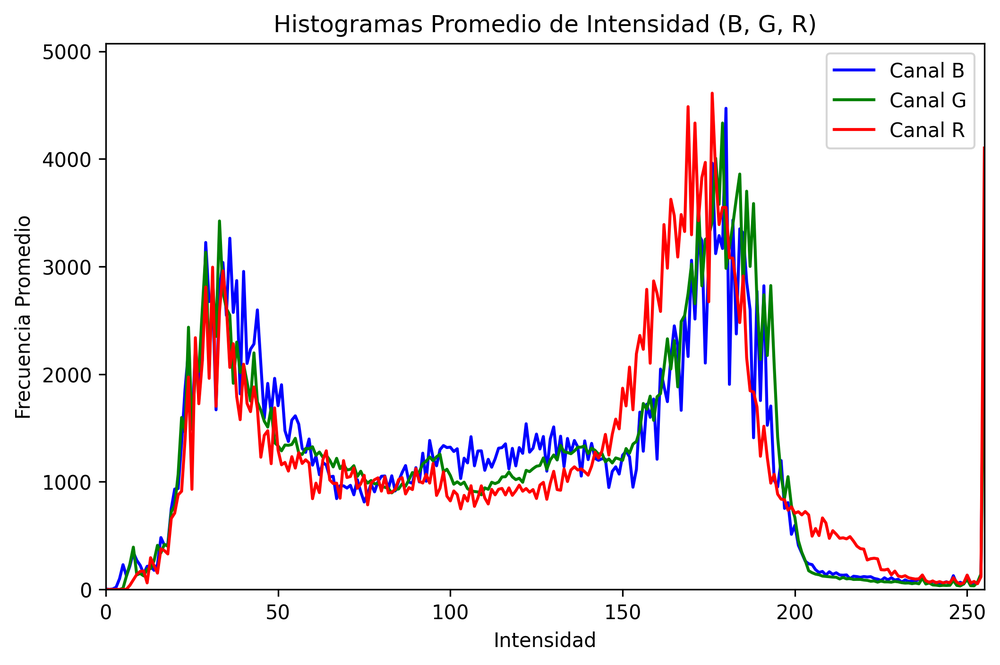
#> input picture Practica1/ejercicio3/histogramas_promedio_2025-09-16_16-02-31.png, 1000 x 665 px, shrunk from 2117 x 1407 before the run, given in place of the camera
$ python ejercicio3.py
#> lines starting #> are read from the running program, lines starting #| are printed output that depends on the picture
import cv2 as cv
import numpy as np
import matplotlib.pyplot as plt
from datetime import datetime

def calculateBrightnessContrast(frame):
    gray = cv.cvtColor(frame, cv.COLOR_BGR2GRAY)
    brightness = np.mean(gray)
    contrast = np.std(gray)
    return brightness, contrast

def calculateBrightnessContrastManual(frame):
    gray = cv.cvtColor(frame, cv.COLOR_BGR2GRAY)
    height, width = gray.shape
    total_pixels = height * width
    brightness = np.sum(gray) / total_pixels
    mean_diff = np.abs(gray - brightness)
    contrast = np.mean(mean_diff)
    return brightness, contrast

cap = cv.VideoCapture(0)
if not cap.isOpened():
    exit()

hist_b_list = []
hist_g_list = []
hist_r_list = []

while True:
    ret, frame = cap.read()
#> frame is the input picture: shape (665, 1000, 3); mean B, G, R 240.6, 238.1, 242.2
    if not ret:
        break

    bright_auto, contrast_auto = calculateBrightnessContrast(frame)
#> in calculateBrightnessContrast, `gray = cv.cvtColor(frame, cv.COLOR_BGR2GRAY)`:
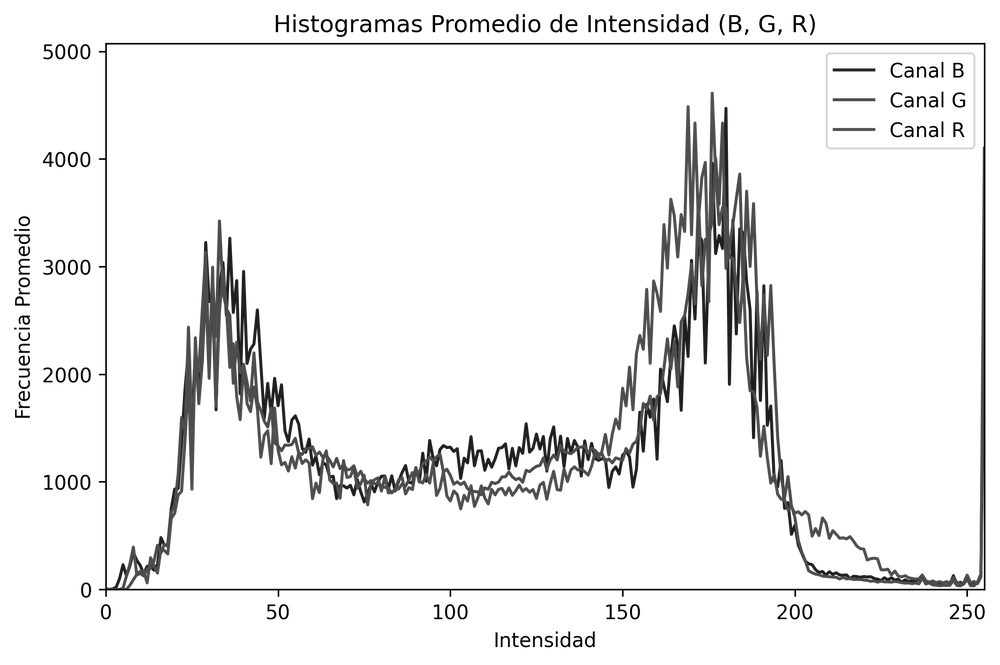
#> gray: shape (665, 1000); min 0, max 255, mean 239.6
#> in calculateBrightnessContrast, `brightness = np.mean(gray)`: brightness = 239.6
#> in calculateBrightnessContrast, `contrast = np.std(gray)`: contrast = 50.9
#> bright_auto = 239.6; contrast_auto = 50.9
    bright_manual, contrast_manual = calculateBrightnessContrastManual(frame)
#> in calculateBrightnessContrastManual, `brightness = np.sum(gray) / total_pixels`: brightness = 239.6
#> in calculateBrightnessContrastManual, `mean_diff = np.abs(gray - brightness)`:
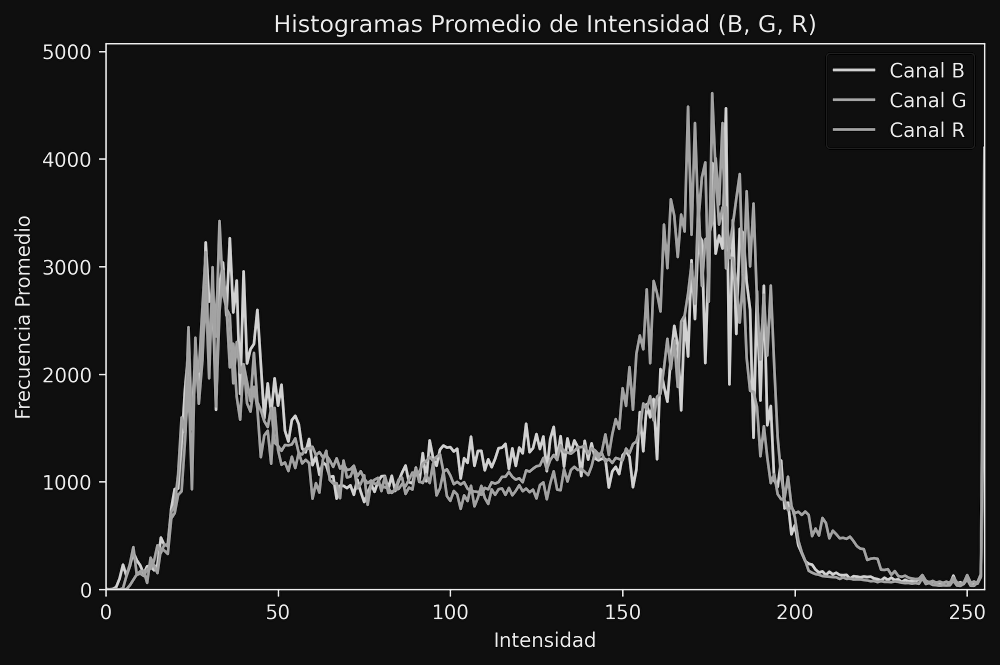
#> mean_diff: shape (665, 1000) float64; min 0.393, max 239.6, mean 27.5
#> in calculateBrightnessContrastManual, `contrast = np.mean(mean_diff)`: contrast = 27.55
#> bright_manual = 239.6; contrast_manual = 27.55
    print(f"Brillo (auto): {bright_auto:.2f}, Contraste (auto): {contrast_auto:.2f}")
#| Brillo (auto): 239.61, Contraste (auto): 50.90
    print(f"Brillo (manual): {bright_manual:.2f}, Contraste (manual): {contrast_manual:.2f}")
#| Brillo (manual): 239.61, Contraste (manual): 27.55

    b, g, r = cv.split(frame)
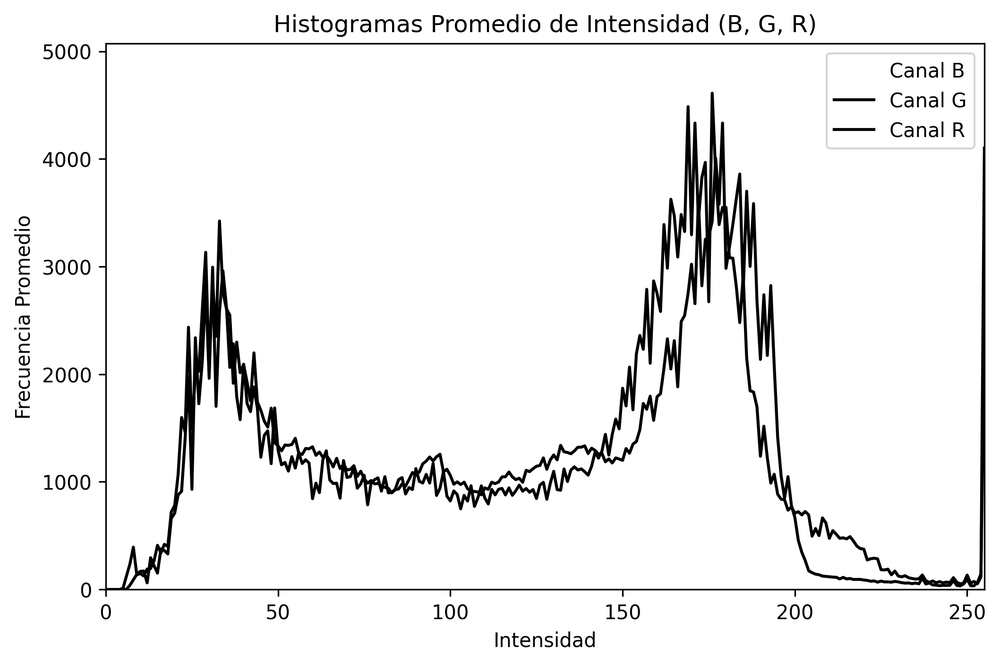
#> b: shape (665, 1000); min 0, max 255, mean 240.6
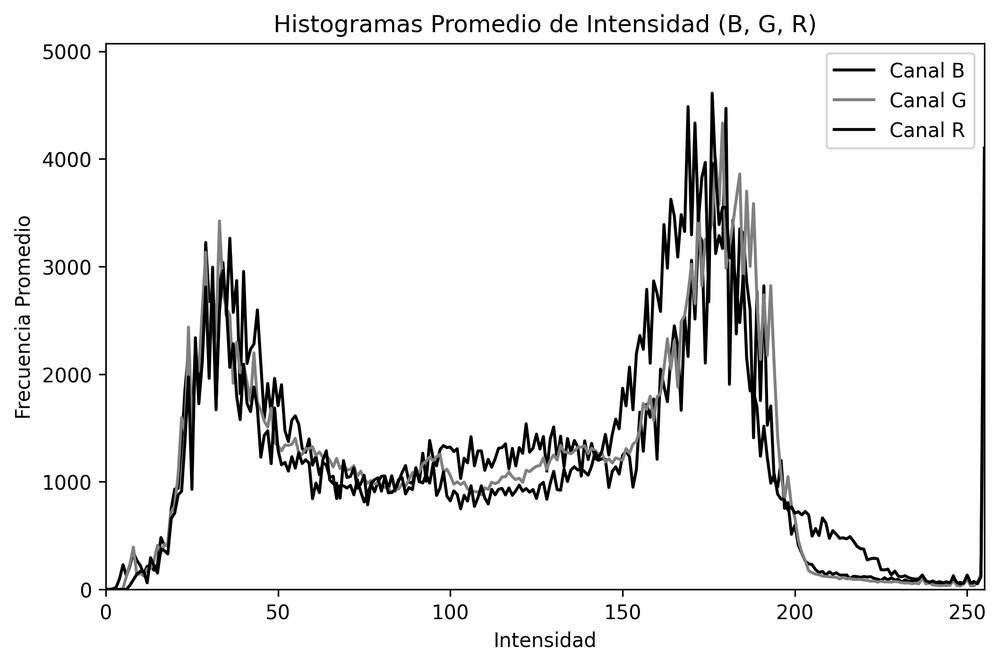
#> g: shape (665, 1000); min 0, max 255, mean 238.1
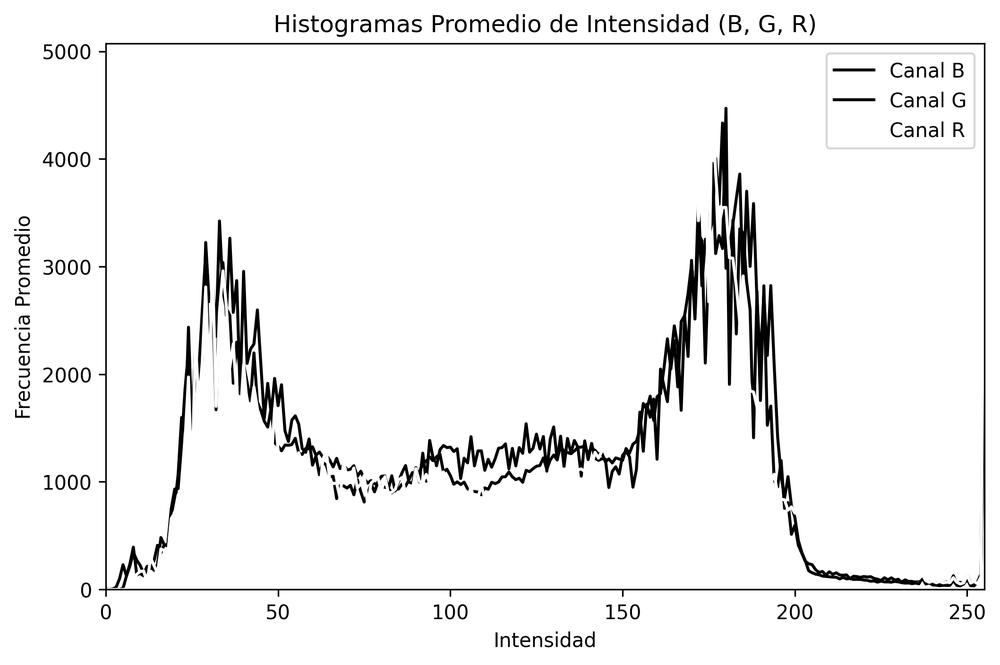
#> r: shape (665, 1000); min 0, max 255, mean 242.2

    hist_b = cv.calcHist([b], [0], None, [256], [0, 256])
#> hist_b = 256 values, max 590843 at index 255, min 66 at index 150, mean 2597.7
    hist_g = cv.calcHist([g], [0], None, [256], [0, 256])
#> hist_g = 256 values, max 576514 at index 255, min 84 at index 88, mean 2597.7
    hist_r = cv.calcHist([r], [0], None, [256], [0, 256])
#> hist_r = 256 values, max 594772 at index 255, min 57 at index 179, mean 2597.7
    hist_b_list.append(hist_b)
    hist_g_list.append(hist_g)
    hist_r_list.append(hist_r)

    cv.imshow('Video en tiempo real', frame)

    if cv.waitKey(1) & 0xFF == ord('q'):
#> (key q is pressed here)
        break

cap.release()
cv.destroyAllWindows()

if hist_b_list:
    avg_hist_b = np.mean(hist_b_list, axis=0)
#> avg_hist_b has the same summary as hist_b
    avg_hist_g = np.mean(hist_g_list, axis=0)
#> avg_hist_g has the same summary as hist_g
    avg_hist_r = np.mean(hist_r_list, axis=0)
#> avg_hist_r has the same summary as hist_r

    timestamp = datetime.now().strftime('%Y-%m-%d_%H-%M-%S')
    filename = f'histogramas_promedio_{timestamp}.png'

    plt.figure(figsize=(8, 5))
    plt.title('Histogramas Promedio de Intensidad (B, G, R)')
    plt.xlabel('Intensidad')
    plt.ylabel('Frecuencia Promedio')
    plt.xlim(0, 255)
    plt.ylim(0, max(max(avg_hist_b.max(), avg_hist_g.max(), avg_hist_r.max()) * 1.1, 1000))  # Ajuste dinámico
    plt.plot(range(256), avg_hist_b, color='blue', label='Canal B')
    plt.plot(range(256), avg_hist_g, color='green', label='Canal G')
    plt.plot(range(256), avg_hist_r, color='red', label='Canal R')
    plt.legend()

    plt.savefig(filename, dpi=300, bbox_inches='tight')
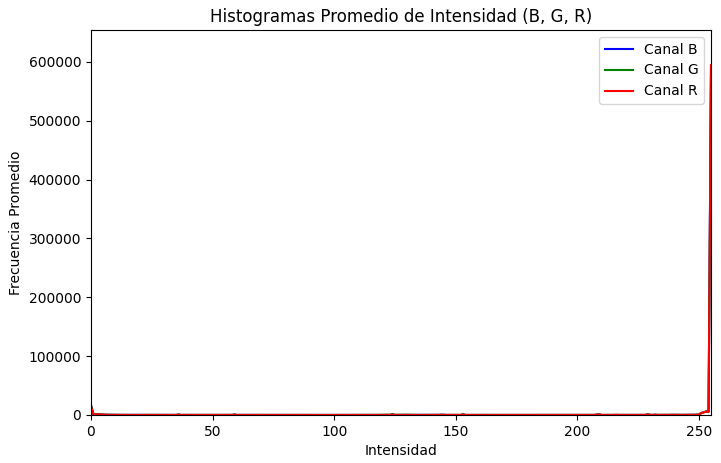
#> figure drawn by matplotlib, 1 panel; curve peaks at x = 255, y = 590843; curve peaks at x = 255, y = 576514; curve peaks at x = 255, y = 594772

    plt.show(block=True)

    print(f"Gráfico generado y guardado como '{filename}'. Cierra la ventana del gráfico para finalizar.")
else:
    print("No se capturaron fotogramas para generar el gráfico.")

print("Programa finalizado.")
